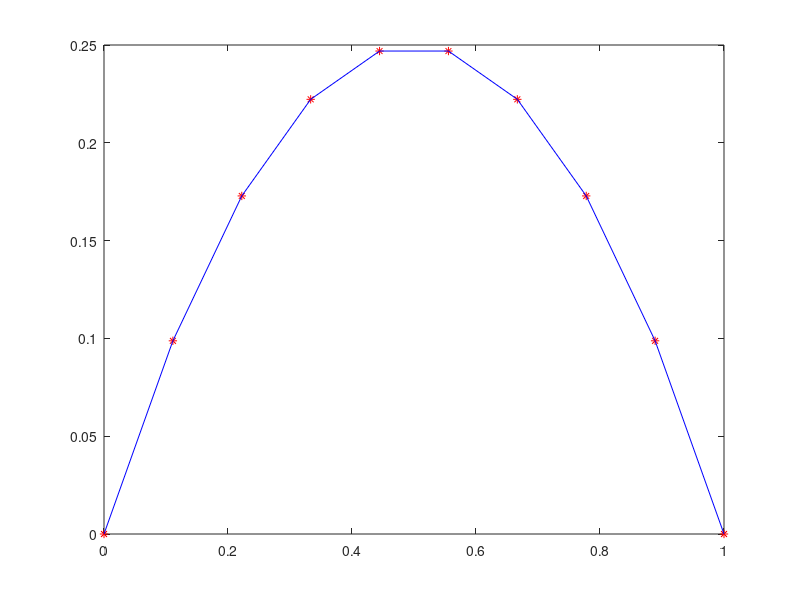

Write MATLAB code to recreate this figure.
% Problema de conducción de calor en una barra en estado estacionario

L = 1;          % Longitud de la barra: [0,L]
n = 10;         % Cantidad de puntos discretos
h = L / (n-1);  % Paso (distancia entre puntos)
x = [0:h:L];    % Vector de posiciones de los puntos


f = 2;          % Fuente constante de calor

% Armando sistema de ecuaciones

% Vector b
b = -2.*h^2*ones(n,1);  % Sin condición inicial
b(1)=0; b(n)=0;         % Temperatura inicial de los extremos

% Matriz A
a = zeros(n);           % matriz nula
a(1,1)=1;  a(n,n)=1;    % condición inicial
v = [1 -2 1];
for i = 2:n-1
  for j = 1:3           % También puede ser  a(i,i-1:i+1) = v;
    a(i,i-2+j)=v(j);
  endfor
endfor

% Resolver sistema Au = b, donde u es la temperatura en los puntos
u = a\b; % Solución numérica

% Solución analítica
uReal = @(x) -x.^2 + x;

% Graficar solución numérica y analítica
plot(x,u,'r*',x,uReal(x),'b');
